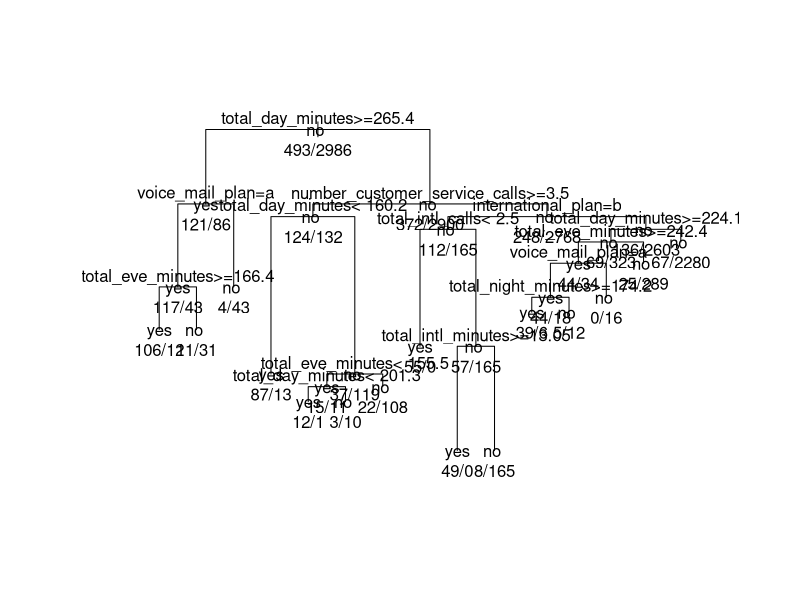
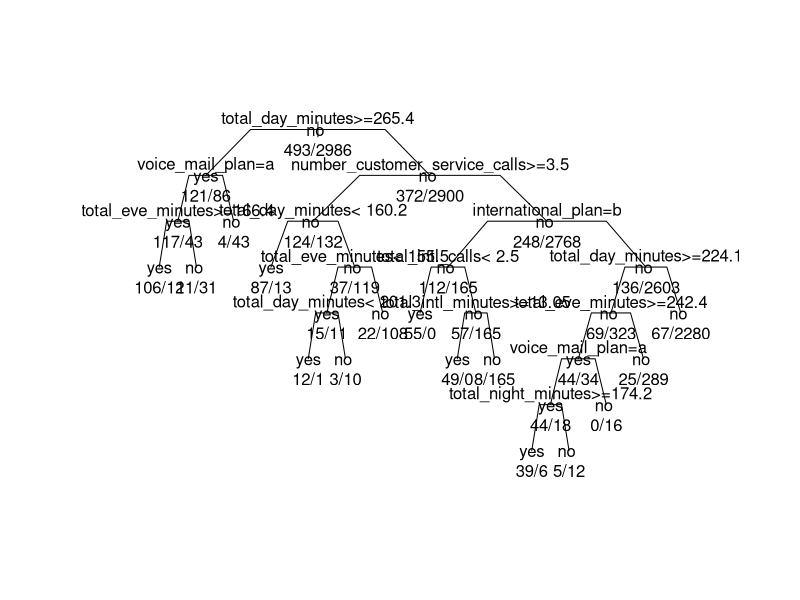

R code for these plots, in order:
library ( e1071     )
library ( reshape2  )
library ( ggplot2   )
library ( car       )
library ( modeldata )
library ( caret     )
library ( party     )
library ( rpart     )
library ( class     )

pdf ( file = 'Rplots.pdf' , onefile = T , paper = 'A4r' , width=80 , height=80 )

data ( mlc_churn )

str ( mlc_churn )

churnTrain = mlc_churn [ , ! names ( mlc_churn ) %in% c ( "state" , "area_code" , "account_length" ) ]

set.seed ( 2 )

ind = sample ( 2 , nrow ( churnTrain ) , replace = TRUE, prob = c ( 0.7 , 0.3 ) )

trainset = churnTrain [ ind == 1, ]
testset  = churnTrain [ ind == 2, ]

dim ( trainset )

dim ( testset )

# before done with ctree

churn.ct = ctree ( churn ~ . , data = trainset )
churn.rp = rpart ( churn ~ . , data = trainset )

churn.rp ; churn.ct

# summary ( churn.rp ) ; summary ( churn.ct ) more long than expected

plot ( churn.rp , margin = 0.1 )

text ( churn.rp , all = TRUE , use.n = TRUE )

plot ( churn.rp , uniform=TRUE , branch=0.6 , margin=0.1 )
 
text ( churn.rp , all=TRUE , use.n = TRUE )

pred.rp = predict ( churn.rp , testset , type="class" )
pred.ct = predict ( churn.ct , testset )

cat ( '\n' ) ; paste ( 'tb.rp: ' ) ; paste ( tb.rp <- table ( testset $ churn , pred.rp ) )
               paste ( 'tb.ct: ' ) ; paste ( tb.ct <- table ( testset $ churn , pred.ct ) )

cat ( '\n' )
print ( paste ( 'total y:'       , len.pred <- length ( testset $ churn                                 ) ) )
print ( paste ( 'total valid y:' , len.pred <- length ( testset $ churn [ ! is.na ( testset $ churn ) ] ) ) )

cat ( '\n' )
print ( paste ( 'prediction correctly fot ct:' , valid.ct <- ( tb.ct [ 1,1 ] + tb.ct [ 2,2 ] ) , '%:' , valid.ct / len.pred ) )
print ( paste ( 'prediction correctly fot rp:' , valid.rp <- ( tb.rp [ 1,1 ] + tb.rp [ 2,2 ] ) , '%:' , valid.rp / len.pred ) )

# ---------------------------
# --- k-nearest -------------
# ---------------------------
# --- class package ---------
# ---------------------------

cat ( '\n' ) ; print ( 'k-nearest in class package:' )

levels ( trainset $ international_plan ) = list ( "0" = "no" , "1" = "yes" )
levels ( trainset $    voice_mail_plan ) = list ( "0" = "no" , "1" = "yes" )
levels ( testset  $ international_plan ) = list ( "0" = "no" , "1" = "yes" )
levels ( testset  $    voice_mail_plan ) = list ( "0" = "no" , "1" = "yes" )

print ( '‘levels’ provides access to the levels attribute of a variable.' )
print ( 'The first form returns the value of the levels of its argument and' )
print ( 'the second sets the attribute.' )

cat ( '\n' )
print ( 'Use the knn classification method on the training dataset and the testing dataset'  )
print ( 'Then, you can use the summary function to retrieve the number of predicted labels:' )

churn.knn = knn ( trainset [ , ! names ( trainset ) %in% c ( "churn" ) ] ,
                   testset [ , ! names (  testset ) %in% c ( "churn" ) ] ,
                  trainset $                                  churn      , k = 3 )
                  
cat ( '\n' ) ; summary ( churn.knn )

print ( 'tb.knn:' )
tb.knn <- table ( testset $ churn , churn.knn ) ; tb.knn

cat ( '\n' ) ; print ( 'it\'s more speedly but minus accurate:' )
paste ( accuracy <- ( tb.knn [ 1,1 ] + tb.knn [ 2,2 ] ) / len.pred )

# ---------------------------------
# --- made with binomyal family ---
# ---------------------------------

fit1 = glm ( churn ~ . , data = trainset , family = binomial )

cat ( '\n' ) ; print ( 'made glm1 with binomyal family' )

summary ( fit1 )

fit2 = glm ( churn ~ international_plan +
                    voice_mail_plan+total_intl_calls +
                    number_customer_service_calls ,
                    
            data = trainset , family = binomial )
            
cat ( '\n' ) ; print ( 'made glm2 with binomyal family' )

summary ( fit2 )

pred1 = predict ( fit1 , testset , type = "response" )

pred2 = predict ( fit2 , testset , type = "response" )

classification1 = pred1 > 0.5

tb.pred1 = tb = table ( testset $ churn , classification1 )

class2 = pred2 > 0.5

tb.pred2 = tb = table ( testset $ churn , class2 )

print ( paste ( 'accuracy glm1:' , ( tb.pred1 [ 1,1 ] + tb.pred1 [ 2,2 ] ) / len.pred ) )
print ( paste ( 'accuracy glm2:' , ( tb.pred2 [ 1,1 ] + tb.pred2 [ 2,2 ] ) / len.pred ) )

# ----------------------------------------------------------------------------------------------
# ----------------------------------------------------------------------------------------------

cat ( '\n' ) ; print ( 'made Naïve Bayes' )

classifier = naiveBayes ( trainset [ , ! names ( trainset ) %in% c ( "churn" ) ] , trainset $ churn )
classifier

bayes.table = table ( predict ( classifier , testset [ , !names ( testset ) %in% c ( "churn" ) ] ) , testset $ churn )
bayes.table

print ( paste ( 'accuracy naive bayes:' , ( bayes.table [ 1,1 ] + bayes.table [ 2,2 ] ) / len.pred ) )
